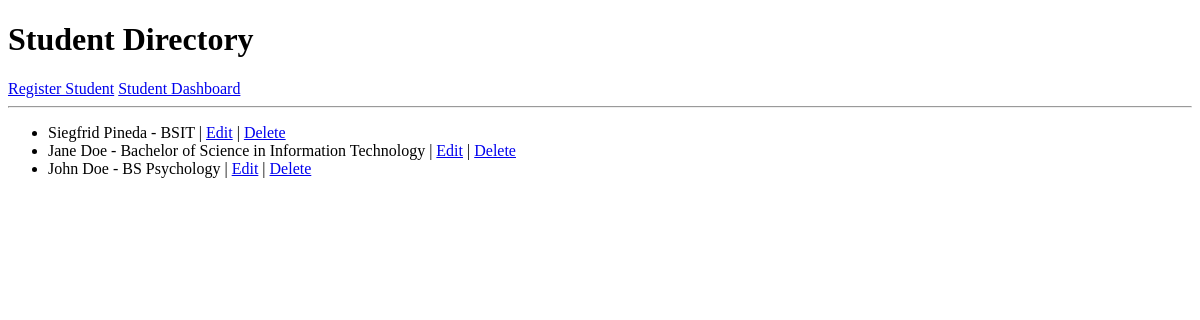
Page /registration/ on the earlier database version.
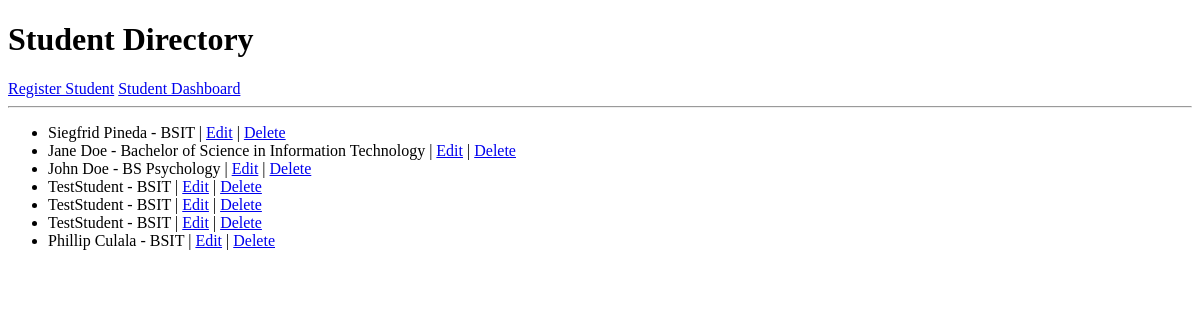
Same page on the later database version.
### registration/models.py (models this page shows, shortened)
class Student(models.Model):
    student_name = models.CharField(max_length=100)
    program = models.CharField(max_length=100)
    year_level = models.IntegerField()
    email = models.EmailField()

### registration/views.py (the view)
def student_list(request):
    students = Student.objects.all()
    return render(
        request,
        'registration/student_list.html',
        {'students': students}
    )

### registration/templates/registration/student_list.html (shortened to what this page needs)
<!DOCTYPE html>
<html lang="en">
<head>
</head>
<body>
    <h1>Student Directory</h1>
    <a href="{% url 'student_create' %}">Register Student</a>
    <a href="{% url 'student_dashboard' %}">Student Dashboard</a>
    <hr>
    <ul>
        {% for student in students %}
            <li>
                {{ student.student_name }} - {{ student.program }}
                | <a href="{% url 'student_update' student.pk %}">Edit</a>
                | <a href="{% url 'student_delete' student.pk %}">Delete</a>
            </li>
        {% empty %}
            <li>No students registered yet.</li>
        {% endfor %}
    </ul>
</body>
</html>

Differences in the rows shown:
added Student: student_name "TestStudent", program "BSIT"
added Student: student_name "TestStudent", program "BSIT"
added Student: student_name "TestStudent", program "BSIT"
added Student: student_name "Phillip Culala", program "BSIT"
